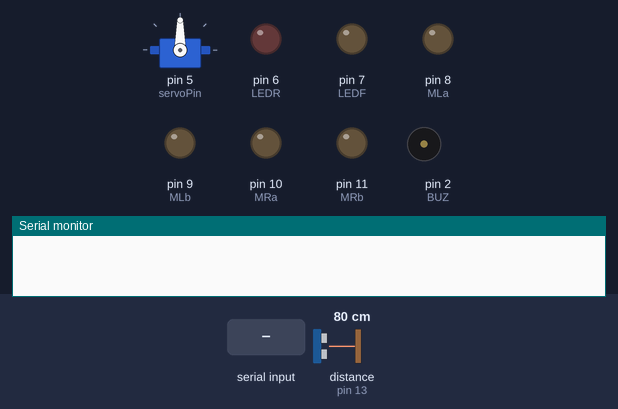
The sketch below on a simulated Arduino Uno, built with avr-gcc and run on an emulated ATmega328P. On the bench: servo, output pins drawn as LEDs (lit = HIGH), buzzer (waves = sounding, pin HIGH), the last lines printed to the serial monitor. Inputs (shaded band) come from the test bench; at power-on: distance to the obstacle (sensor on pin 13) 80 cm. The echo pulse lasts 58.3 µs per cm; pins used as bus, display or sensor lines are not drawn.

Above: at 1.2 s.
1.3 s: "F" received over the second serial link
At 2.5 s:
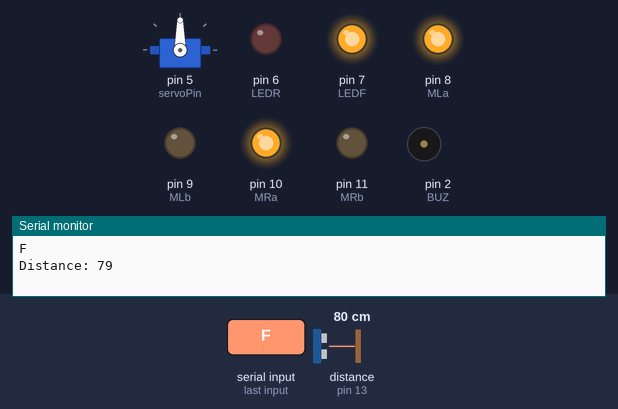
2.8 s: "B" received over the second serial link
4.3 s: "R" received over the second serial link
Timing chart, 0 to 7.3 s (numbered marks = the images above; inputs shaded):
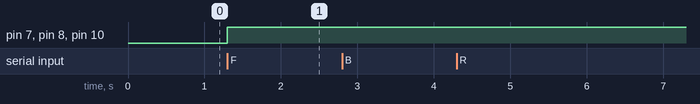

Measured:
- after the input at 1.3 s, pin 7 (LEDF), pin 8 (MLa), pin 10 (MRa): LOW → HIGH at once

The sketch:

final_car.ino
```cpp
#include <SoftwareSerial.h>
#include <Servo.h>

// Create a software serial object for the bluetooth module
SoftwareSerial bluetooth(3, 4); // RX, TX
// Define the pins for the motors, LEDs, buzzer, and ultrasonic sensor
const int MLa = 8;     // left motor 1st pin
const int MLb = 9;     // left motor 2nd pin
const int MRa = 10;    // right motor 1st pin
const int MRb = 11;    // right motor 2nd pin
const int servoPin = 5; // The pin for the servo monter
const int LEDR = 6;    // The pin the REAR LED is connected to
const int BUZ = 2;     // The pin the BUZZER is connected to
const int LEDF = 7;    // The pin the FRONT LED is connected to
const int echopin = 13;
const int trigpin = 12;

// Create a servo object for the servo motor
Servo myservo;

void setup() {
  // Attach the servo to the servo pin
  myservo.attach(servoPin);

  // Set the baud rate for the serial communication
  Serial.begin(9600);
  bluetooth.begin(9600);

  // Set the motor pins as outputs
  pinMode(MLa, OUTPUT);   // left motors forward
  pinMode(MLb, OUTPUT);   // left motors reverse
  pinMode(MRa, OUTPUT);   // right motors forward
  pinMode(MRb, OUTPUT);   // right motors reverse

  // Set the LED and buzzer pins as outputs
  pinMode(LEDF, OUTPUT); // Declare the FRONT LED as an output
  pinMode(LEDR, OUTPUT); // Declare the REAR LED as an output
  pinMode(BUZ, OUTPUT);  // Declare the BUZZER as an output

  // Set the ultrasonic sensor pins as input and output
  pinMode(echopin, INPUT);
  pinMode(trigpin, OUTPUT);
}

void loop() {
  // Check if there is any data available on the bluetooth module
  if (bluetooth.available() > 0) {
    // Read the data from the bluetooth module
    char t = bluetooth.read();

    // Print the data to the serial monitor
    Serial.println(t);

    // Perform the appropriate action based on the received data
    switch (t) {
      case 'F':
        // Move forward (all motors rotate in forward direction)
        digitalWrite(LEDF, HIGH); // Turn on the LED
        digitalWrite(MLa, HIGH);
        digitalWrite(MLb, LOW);
        digitalWrite(MRa, HIGH);
        digitalWrite(MRb, LOW);
        long duration = measureDistance();
        int distance = duration * 0.034 / 2;

        // Print the distance on the Serial Monitor
        Serial.print("Distance: ");
        Serial.println(distance);

        // Wait for 1 second

        break;
      case 'B':
        // Move reverse (all motors rotate in reverse direction)
        digitalWrite(LEDR, HIGH);
        digitalWrite(MLa, LOW);
        digitalWrite(MLb, HIGH);
        digitalWrite(MRa, LOW);
        digitalWrite(MRb, HIGH);
        duration = measureDistance();
        distance = duration * 0.034 / 2;

        // Print the distance on the Serial Monitor
        Serial.print("Distance: ");
        Serial.println(distance);

        // Wait for 1 second

        break;
      case 'R':
        // Turn right (left side motors rotate in forward direction, right side motors doesn't rotate)
        digitalWrite(MLa, LOW);
        digitalWrite(MLb, LOW);
        digitalWrite(MRa, HIGH);
        digitalWrite(MRb, LOW);
        break;
      case 'L':
        // Turn left (right side motors rotate in forward direction, left side motors doesn't rotate)
        digitalWrite(MLa, HIGH);
        digitalWrite(MLb, LOW);
        digitalWrite(MRa, LOW);
        digitalWrite(MRb, LOW);
        break;
      case 'V':
        // LED ON
        digitalWrite(BUZ, HIGH);
        break;
      case 'v':
        // LED OFF
        digitalWrite(BUZ, LOW);
        break;
      case 'W':
        // LED ON
        digitalWrite(LEDF, HIGH);
        break;
      case 'w':
        // LED OFF
        digitalWrite(LEDF, LOW);
        break;
      case 'U':
        // LED ON
        digitalWrite(LEDR, HIGH);
        break;
      case 'u':
        // LED OFF
        digitalWrite(LEDR, LOW);
        break;
      case 'S':
        // STOP (all motors stop)
        digitalWrite(MLa, LOW);
        digitalWrite(MLb, LOW);
        digitalWrite(MRa, LOW);
        digitalWrite(MRb, LOW);

        // Move the servo motor to the middle position
        myservo.write(90);

        // Wait for 1 second


        // Measure the distance in front of the car
        duration = measureDistance();
        distance = duration * 0.034 / 2;

        // Print the distance on the Serial Monitor
        Serial.print("Distance: ");
        Serial.println(distance);

        // If the distance is less than 5 cm, make a sound
        if (distance < 5) {
          tone(BUZ, 1047, 100);
          delay(100);
        } else if (distance < 10) {
          tone(BUZ, 523, 100);
          delay(300);
        } else if (distance < 15) {
          tone(BUZ, 262, 100);
          delay(500);
        }
        break;
    }
  }
}

long measureDistance() {
  // Clear the trigPin
  digitalWrite(trigpin, LOW);
  delayMicroseconds(2);

  // Set the trigPin on HIGH state for 10 micro seconds
  digitalWrite(trigpin, HIGH);
  delayMicroseconds(10);
  digitalWrite(trigpin, LOW);

  // Read the echoPin, returns the sound wave travel time in microseconds
  long duration = pulseIn(echopin, HIGH);

  return duration;
}
```
